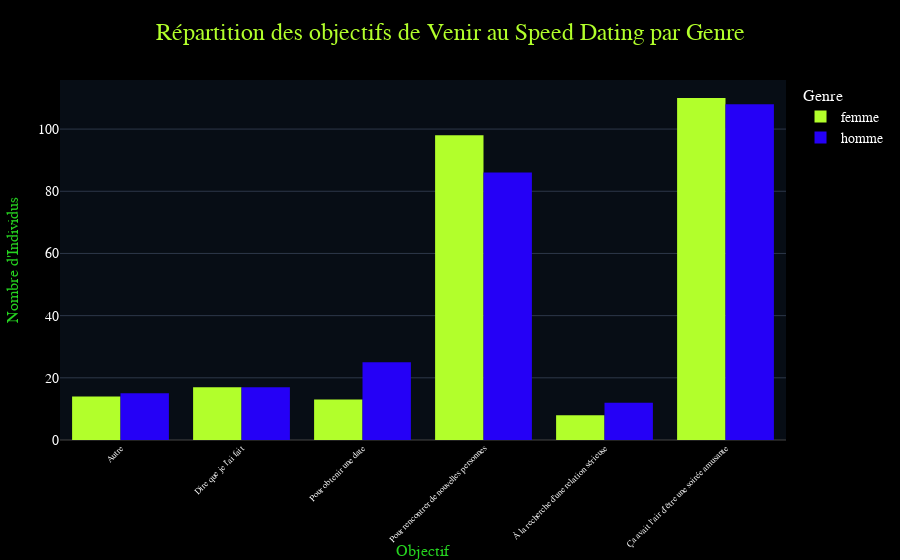

The notebook cell this image was saved under:
### Code cell
# Representation graphique des objetif de venirs au speed dating par type de genre
objectif = df.groupby(['objectif_participation','genre'])['id_unique'].nunique().reset_index(name='count')
# representation graphique du découpage par tranche d'age et par sexe
fig = px.bar(
    objectif,
    x='objectif_participation',
    y='count',
    color='genre',
    barmode='group',
    title="Répartition des objectifs de Venir au Speed Dating par Genre",
    labels={"count": "Nombre d'Individus", "objectif_participation": "Objectif", "genre": "Genre"},
    template="nicolas_herve",
    color_discrete_sequence=COLOR_PALETTE
)
fig.update_layout(
    uniformtext_minsize=8,
    uniformtext_mode='hide',
    xaxis=dict(
        tickangle=-45,
        tickfont=dict(size=9),
        tickmode='linear'
    ),
    margin=dict(b=120, l=60, r=40, t=80)
)
fig.show()

### Figure 1 — Plotly figure (JSON) as saved in the notebook; plotly's stock layout.template omitted (floating-point values rounded to 4 significant figures)
{"data": [{"alignmentgroup": "True", "hovertemplate": "Genre=femme<br>Objectif=%{x}<br>Nombre d'Individus=%{y}<extra></extra>", "legendgroup": "femme", "marker": {"color": "#B2FF2B", "pattern": {"shape": ""}}, "name": "femme", "offsetgroup": "femme", "orientation": "v", "showlegend": true, "textposition": "auto", "type": "bar", "x": ["Autre", "Dire que je l'ai fait", "Pour obtenir une date", "Pour rencontrer de nouvelles personnes", "À la recherche d'une relation sérieuse", "Ça avait l'air d'être une soirée amusante"], "xaxis": "x", "y": [14, 17, 13, 98, 8, 110], "yaxis": "y"}, {"alignmentgroup": "True", "hovertemplate": "Genre=homme<br>Objectif=%{x}<br>Nombre d'Individus=%{y}<extra></extra>", "legendgroup": "homme", "marker": {"color": "#2500F6", "pattern": {"shape": ""}}, "name": "homme", "offsetgroup": "homme", "orientation": "v", "showlegend": true, "textposition": "auto", "type": "bar", "x": ["Autre", "Dire que je l'ai fait", "Pour obtenir une date", "Pour rencontrer de nouvelles personnes", "À la recherche d'une relation sérieuse", "Ça avait l'air d'être une soirée amusante"], "xaxis": "x", "y": [15, 17, 25, 86, 12, 108], "yaxis": "y"}], "layout": {"barmode": "group", "legend": {"title": {"text": "Genre"}, "tracegroupgap": 0}, "margin": {"b": 120, "l": 60, "r": 40, "t": 80}, "title": {"text": "Répartition des objectifs de Venir au Speed Dating par Genre"}, "uniformtext": {"minsize": 8, "mode": "hide"}, "xaxis": {"anchor": "y", "domain": [0, 1], "tickangle": -45, "tickfont": {"size": 9}, "tickmode": "linear", "title": {"text": "Objectif"}}, "yaxis": {"anchor": "x", "domain": [0, 1], "title": {"text": "Nombre d'Individus"}}}}
